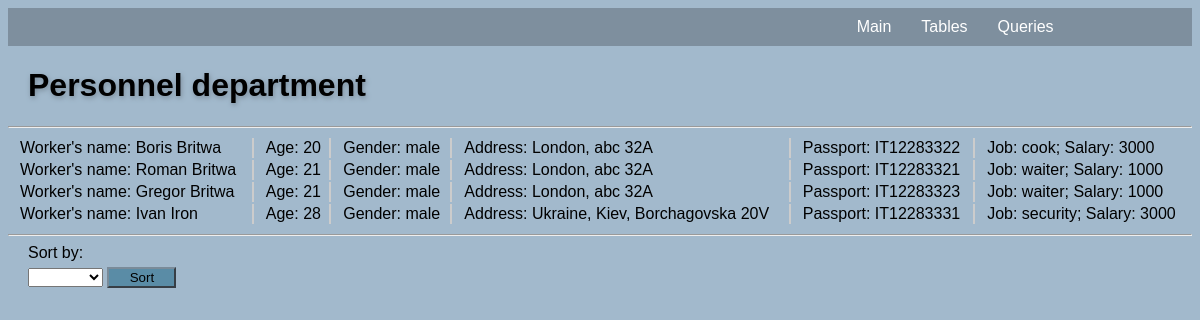
The page /tables/personneldep on the database its author committed.
### Tables/models.py (models this page shows, shortened)
class Workers(models.Model):
    idworker = models.AutoField(primary_key=True)
    workername = models.CharField("Worker",max_length=50, null=False)
    workerage = models.IntegerField("Age",default=20, null=False)
    workergender = models.CharField("Gender",max_length=10, null=False)
    workeraddress = models.CharField("Address",max_length=50, null=False)
    workerpass = models.CharField("Passport",max_length=70, null=False)
    workerjob = models.ForeignKey(Jobs, verbose_name="Job")

class Jobs(models.Model):
    idjob = models.AutoField( primary_key=True)
    jobname = models.CharField("Job", max_length=20, null=False)
    jobsalary = models.IntegerField("Salary", null=False)
    jobtodo = models.CharField("What to do", max_length=45, null=False)
    jobrules = models.CharField("Rules", max_length=45, null=False)
    def __str__(self):
        return  '%s; Salary: %s' %(self.jobname, self.jobsalary)

### Tables/views.py (the view)
def personneldep(request):
    simplerender = render(request, 'personneldep.html',{'personnel': Workers.objects.all(), 'fields': Workers._meta.get_fields()})
    if request.method == 'GET':
        orderby = str(request.GET.get('orderby'))
        if(orderby=='None' or orderby=='order'):
           return simplerender
        return render(request, 'personneldep.html', {'personnel': Workers.objects.all().order_by(orderby), 'fields': Workers._meta.get_fields()})
    else:
        return simplerender

### templates/personneldep.html (shortened to what this page needs)
<!DOCTYPE html>
<html lang="en">
<head>
    {% load static %}
    <link rel="stylesheet" href="{% static 'style.css' %}">
</head>
<body>
<header>
    <div class="nav">
      <ul class="menu">
        <li><a href=#>Queries</a>
    </li>
    <li><a href=#>Tables</a>
    </li>
    <li><a href="index">Main</a></li>
</ul>
    </div>
  </header>
<H1>Personnel department</H1><HR>
<table width=100%>
    {% for person in personnel %}
        <tr>
            <td>Worker's name: {{person.workername}}</td>
            <td>Age: {{person.workerage}}</td>
            <td>Gender: {{person.workergender}}</td>
            <td>Address: {{person.workeraddress}}</td>
            <td>Passport: {{person.workerpass}}</td>
            <td style="border-right:None">Job: {{person.workerjob}}</td>
        </tr>
    {% endfor %}
</table>
    <hr></HR>
<div style="width:100%;margin-left: 20px;">
    <label>Sort by:</label><br>
<form method="GET" style="width:500px;display: inline-block; position: absolute;margin-top: 5px;">
    <select id="id_orderworker" name="orderby" required="">
        {% for field in fields %}
        <option value="{{field.name}}">{{field.verbose_name}}</option>
        {%endfor%}
    </select>
    <button type="submit">Sort</button> </form>
</div>
</body>
</html>

### static/style.css (style rules this page uses)
body { background: #A2B9CC; font-family: 'Oswald', sans-serif; }
button { background-color: #5A8CA6; border-color: #7A8B99; width:69px; margin-bottom: 50px; }
h1 { text-shadow: 1px 2px 5px #7A8B99; font-size-adjust: auto; margin-left: 20px; }
header { margin: 0; padding: 0; background-color: rgba(122, 139, 153, 0.9); }
.nav ul { font-family: 'Oswald', sans-serif; display: block; margin:0; margin-right: 10%; padding: 0; list-style: none; }
.nav ul:after { display: block; content: ' '; clear: both; float: none; }
.nav ul.menu > li { float: right; padding-right:10px; position: relative; }
.nav ul.menu > li > a { display: block; padding: 10px; color: white; text-decoration: none; }
select { max-width:490px; }
td { border-right: 2px solid #ccc; margin-left: 20px; padding-right:5px; padding-left: 10px; }

### rows shown on the page
Workers: workername "Boris Britwa", workerage "20", workergender "male", workeraddress "London, abc 32A", workerpass "IT12283322", workerjob "cook; Salary: 3000"
Workers: workername "Roman Britwa", workerage "21", workergender "male", workeraddress "London, abc 32A", workerpass "IT12283321", workerjob "waiter; Salary: 1000"
Workers: workername "Gregor Britwa", workerage "21", workergender "male", workeraddress "London, abc 32A", workerpass "IT12283323", workerjob "waiter; Salary: 1000"
Workers: workername "Ivan Iron", workerage "28", workergender "male", workeraddress "Ukraine, Kiev, Borchagovska 20V", workerpass "IT12283331", workerjob "security; Salary: 3000"
